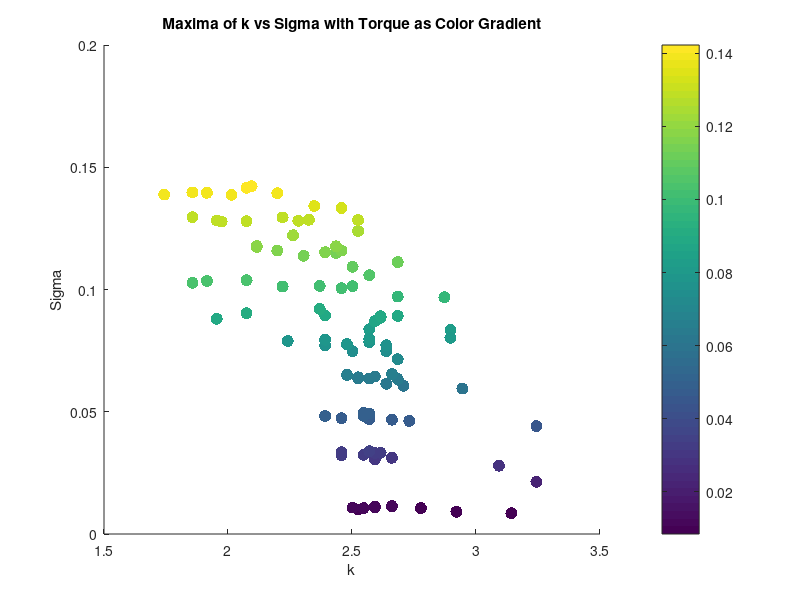

Recreate this plot in MATLAB. (Note: this script raises an error after producing the figure.)
clear all;
close all;


%% Torque Analysis
load('maxima_data.mat');
% take every 11th point and move them all to the end of the vector

move_idx = 1:11:length(torque_values);

%add the indices to the end of the vector
torque_values= [torque_values, torque_values(move_idx)];
torque_values(move_idx) = []; % Remove every 11th point

maxima_k = [maxima_k, maxima_k(move_idx)];
maxima_k(move_idx) = []; % Remove every 11th point
maxima_sigma = [maxima_sigma, maxima_sigma(move_idx)];
maxima_sigma(move_idx) = []; % Remove every 11th point
maxima_corr = [maxima_corr, maxima_corr(move_idx)];
maxima_corr(move_idx) = []; % Remove every 11th point
maxima_sigma = maxima_sigma.^2; % Square the sigma values for analysis
scatter(maxima_sigma,torque_values, 75, torque_values, 'filled');
xlabel('k');
ylabel('Sigma');
title('Maxima of k vs Sigma with Torque as Color Gradient');
%Lable the colorbar as Torque
cbar = colorbar;
cbar.Label.String = 'Torque';
cbar.Label.FontSize = 14;
cbar.FontSize = 14;
colormap(jet); % Use a colormap that is suitable for continuous data
caxis([min(torque_values) max(torque_values)]);

grid on;
% K means clustering of torque into 10 clusters, taking mean of each cluster k, sigma and corr too
% [cluster_idx, cluster_centers] = kmeans(torque_values', 10);
%instead of kmeans do every 10th point
% Create a vector of cluster indices


num_clusters = 10;
cluster_idx = zeros(size(torque_values));
for i = 1:num_clusters
    cluster_idx(i:num_clusters:end) = i; % Assign every 10th point to a cluster
end

% Take the mean of each cluster
torque_means = zeros(10, 1);
torque_stds = zeros(10, 1);
sigma_means = zeros(10, 1);
sigma_stds = zeros(10, 1);
k_means = zeros(10, 1);
corr_means = zeros(10, 1);
for i = 1:10
    torque_means(i) = mean(torque_values(cluster_idx == i));
    torque_stds(i) = std(torque_values(cluster_idx == i));
    sigma_means(i) = mean(maxima_sigma(cluster_idx == i));
    k_means(i) = mean(maxima_k(cluster_idx == i));
    corr_means(i) = mean(maxima_corr(cluster_idx == i));
    sigma_stds(i) = std(maxima_sigma(cluster_idx == i));
end
figure;
% Plot the means of torque 
plot(torque_values);

% Plot the clusters
figure;
scatter(sigma_means, torque_means, 75, 'filled');
xlabel('Sigma');
ylabel('Torque');
zlabel('Torque');
title('Clustered Maxima of k vs Sigma with Torque as Color Gradient');
grid on;
disp(size(sigma_means));
disp(size(torque_means));
disp('Correlation between Torque and Sigma:');
disp(corr(sigma_means,torque_means));
% % Ensure data is sorted for polyfit
% [sigma_sorted, sort_idx] = sort(maxima_sigma);
% torque_sorted = torque_values(sort_idx);
% % Display correlation between torque and sigma
% disp('Correlation between Torque and Sigma:');
% disp(corr(torque_sorted', sigma_sorted'));
% % Display correlation between torque and sigma^2
% disp('Correlation between Torque and Sigma^2:');
% disp(corr(torque_sorted', sigma_sorted'.^2));
% % Polyfit for sigma vs torque (order 1 and 2)
% p1_sigma = polyfit(sigma_sorted, torque_sorted, 1);
% % Calculate fitted values and normalized MSE for sigma vs torque
% fitted_torque_p1_sigma = polyval(p1_sigma, sigma_sorted);
% mse_p1_sigma = mean((torque_sorted - fitted_torque_p1_sigma).^2);
% nmse_p1_sigma = mse_p1_sigma / var(torque_sorted);
% % Display results for sigma vs torque
% disp('Sigma vs Torque:');
% disp(['Order 1 nMSE: ', num2str(nmse_p1_sigma)]);
% %display correlation between torque and sigma
% % Plot for sigma vs torque with polynomial fits (first instance)
% figure;
% scatter(sigma_sorted, torque_sorted, 50, 'filled','DisplayName', 'Data');
% hold on;
% plot(sigma_sorted, fitted_torque_p1_sigma, '-r', 'DisplayName', ...
%     ['Order 1 Fit: y = ', num2str(p1_sigma(1)), 'x + ', num2str(p1_sigma(2)), ...
%     ', nMSE = ', num2str(nmse_p1_sigma)]);
% xlabel('Sigma');
% ylabel('Torque');
% title('Sigma vs Torque with Polynomial Fits');
% grid on;
%Same Bar plot with torque means
figure;
[sorted_torque_means,idx_torque] = sort(torque_means);
bar(sorted_torque_means, 'FaceColor', [0.2 0.6 0.8], 'EdgeColor', 'k', 'LineWidth', 1.5);
hold on;
errorbar(sorted_torque_means, torque_stds(idx_torque), 'k.', 'LineWidth', 1.5);
xlabel('Torque Number');
ylabel('Mean Torque');
title('Mean Torque for Each Cluster with Error Bars');


%Plot means of sigma as bar plot with variance as error bars
figure;
[sorted_sigma_means,idx] = sort(sigma_means);
sorted_sigma_stds = sigma_stds(torque_idx);
bar(sorted_sigma_means.^2, 'FaceColor', [0.2 0.6 0.8], 'EdgeColor', 'k', 'LineWidth', 1.5);
% Set the x-ticks to the cluster indices
hold on;
errorbar(sorted_sigma_means.^2,sorted_sigma_stds, 'k.', 'LineWidth', 1.5);
ylim([1.95 2.85]);

xlabel('Torque Number');
ylabel('Mean Sigma^2');



% Ensure data is sorted for polyfit
[sigma_sorted, sort_idx] = sort(sigma_means);
torque_sorted = torque_means(sort_idx);
%Display correlation between torque and sigma
disp('Correlation between Torque and Sigma:');
disp(corr(torque_sorted, sigma_sorted));
%Display correlation between torque and sigma^2
disp('Correlation between Torque and Sigma^2:');
disp(corr(torque_sorted, sigma_sorted.^2));
% Polyfit for sigma vs torque (order 1 and 2)
p1_sigma = polyfit(sigma_sorted, torque_sorted, 1);
p2_sigma = polyfit(sigma_sorted, torque_sorted, 2);
% Calculate zitted values and normalized MSE for sigma vs torque
fitted_torque_p1_sigma = polyval(p1_sigma, sigma_sorted);
fitted_torque_p2_sigma = polyval(p2_sigma, sigma_sorted);
mse_p1_sigma = mean((torque_sorted - fitted_torque_p1_sigma).^2);
mse_p2_sigma = mean((torque_sorted - fitted_torque_p2_sigma).^2);
nmse_p1_sigma = mse_p1_sigma / var(torque_sorted);
nmse_p2_sigma = mse_p2_sigma / var(torque_sorted);
% Display results for sigma vs torque
disp('Sigma vs Torque:');
disp(['Order 1 nMSE: ', num2str(nmse_p1_sigma)]);
disp(['Order 2 nMSE: ', num2str(nmse_p2_sigma)]);
% Plot for sigma vs torque with polynomial fits (second instance)
figure;
scatter(sigma_sorted, torque_sorted, 50, 'filled', 'DisplayName', 'Data');
hold on;
% plot(sigma_sorted, fitted_torque_p1_sigma, '-r', 'DisplayName', ...
%     ['Order 1 Fit: y = ', num2str(p1_sigma(1)), 'x + ', num2str(p1_sigma(2)), ...
%     ', nMSE = ', num2str(nmse_p1_sigma)]);
% plot(sigma_sorted, fitted_torque_p2_sigma, '--g', 'DisplayName', ...
%     ['Order 2 Fit: y = ', num2str(p2_sigma(1)), 'x^2 + ', num2str(p2_sigma(2)), ...
%     'x + ', num2str(p2_sigma(3)), ', nMSE = ', num2str(nmse_p2_sigma)]);
xlabel('Sigma');
ylabel('Torque');
title('Sigma vs Torque with Polynomial Fits');
grid on;



%% Diameter Analysis
% Saved as diameter_value, k_values(max_k_idx), sigma_values(max_sigma_idx), max_val
load('maxima_data_Diam.mat');
figure;
load('maxima_data.mat');
scatter(maxima_matrix(:, 2), maxima_matrix(:, 3), 75, maxima_matrix(:, 1), 'filled');
xlabel('k');
ylabel('Sigma');
title('Characteristic K and Sigma for all Diameters');
%Lable the colorbar as Torque
cbar = colorbar;
cbar.Label.String = 'Diameter';
cbar.Label.FontSize = 14;
cbar.FontSize = 14;
colormap(jet); % Use a colormap that is suitable for continuous data
caxis([min(maxima_matrix(:,1)) max(maxima_matrix(:, 1))]);
grid on;


% K vs d
% Ensure data is sorted for polyfit
[k_sorted, sort_idx] = sort(maxima_matrix(:, 2));
d_sorted = maxima_matrix(sort_idx, 1);
% Display correlation between d and k
disp('Correlation between Diameter and k:');
disp(corr(d_sorted, k_sorted));

%plot for k vs diam with polynomial fits
figure;
scatter(k_sorted, d_sorted, 50, 'filled', 'DisplayName', 'Data');
grid on;
hold on;
p1_k = polyfit(k_sorted, d_sorted, 1);
fitted_d_p1_k = polyval(p1_k, k_sorted);
mse_p1_k = mean((d_sorted - fitted_d_p1_k).^2);
nmse_p1_k = mse_p1_k / var(d_sorted);
disp('Diameter vs k:');
disp(['Order 1 nMSE: ', num2str(nmse_p1_k)]);
% plot(k_sorted, fitted_d_p1_k, '-r', 'DisplayName', ...
%     ['Order 1 Fit: y = ', num2str(p1_k(1)), 'x + ', num2str(p1_k(2)), ...
%     ', nMSE = ', num2str(nmse_p1_k)]);
xlabel('k');
ylabel('Diameter');
title('k vs Diameter with Polynomial Fits');


% Compute mean and std of sigma for each unique diameter
unique_diameters = unique(maxima_matrix(:, 1));
sigma_means_diameter = zeros(size(unique_diameters));
sigma_stds_diameter = zeros(size(unique_diameters));

for i = 1:length(unique_diameters)
    sigma_values_for_diameter = maxima_matrix(maxima_matrix(:, 1) == unique_diameters(i), 3);
    sigma_means_diameter(i) = mean(sigma_values_for_diameter);
    sigma_stds_diameter(i) = std(sigma_values_for_diameter);
    torque_values_for_diameter = maxima_matrix(maxima_matrix(:, 1) == unique_diameters(i), 4);
    mean_torque_for_diameter(i) = mean(torque_values_for_diameter);
    std_torque_for_diameter(i) = std(torque_values_for_diameter);
    k_values_for_diameter = maxima_matrix(maxima_matrix(:, 1) == unique_diameters(i), 2);
    mean_k_for_diameter(i) = mean(k_values_for_diameter);
    std_k_for_diameter(i) = std(k_values_for_diameter);
end

%Scatter of mean k vs mean diameter
figure;
scatter(mean_k_for_diameter, unique_diameters, 75, 'filled', 'DisplayName', 'Data');
xlabel('Mean k');
ylabel('Mean Diameter');
title('Mean k vs Mean Diameter');
grid on;
hold on;


% Bar plot of mean sigma with error bars for each diameter
figure;
bar(unique_diameters, sigma_means_diameter, 'FaceColor', [0.2 0.6 0.8], 'EdgeColor', 'k', 'LineWidth', 1.5);
hold on;
errorbar(unique_diameters, sigma_means_diameter, sigma_stds_diameter, 'k.', 'LineWidth', 1.5);
xlabel('Diameter');
ylabel('Mean Sigma');
title('Mean Sigma for Each Diameter with Error Bars');
grid on;

figure;
% Bar plot of mean torque with error bars for each diameter
bar(unique_diameters, mean_torque_for_diameter, 'FaceColor', [0.2 0.6 0.8], 'EdgeColor', 'k', 'LineWidth', 1.5);
hold on;
errorbar(unique_diameters, mean_torque_for_diameter, std_torque_for_diameter, 'k.', 'LineWidth', 1.5);
xlabel('Diameter'); 
ylabel('Mean Torque');
title('Mean Torque for Each Diameter with Error Bars');
grid on;
